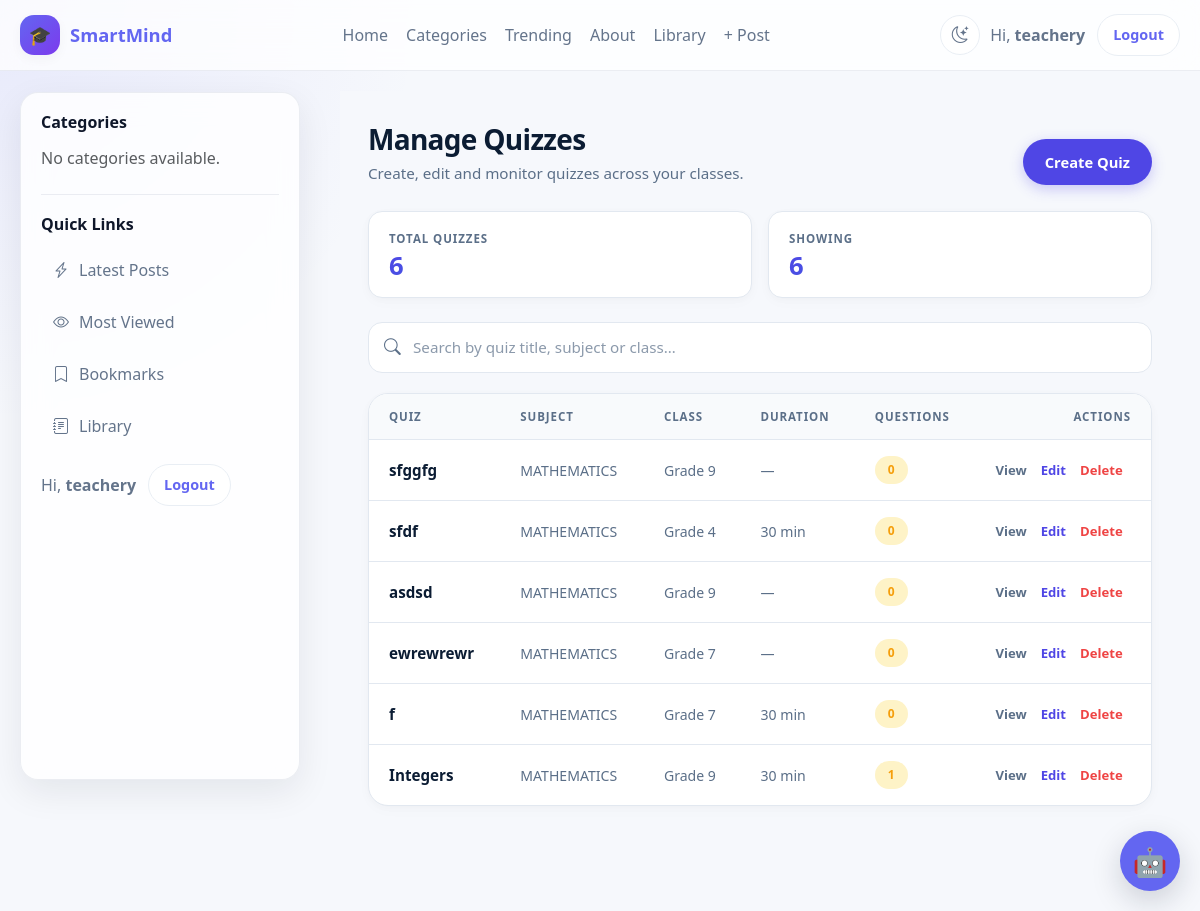
Page /assignments/dashboard/quizzes/ (signed in) on the committed database.
### accounts/models.py (models this page shows, shortened)
class User(AbstractUser):
    ROLE_CHOICES = [
        ("school_admin", "School Admin"),
        ("teacher", "Teacher"),
        ("student", "Student"),
        ("parent", "Parent"),
    ]
    role = models.CharField(
        max_length=20,
        choices=ROLE_CHOICES,
        default="student",
        db_index=True,
    )
    school = models.ForeignKey(
        "schools.School",
        on_delete=models.CASCADE,
        related_name="users",
        null=True,
        blank=True,
    )
    school_class = models.ForeignKey(
        "schools.SchoolClass",
        on_delete=models.SET_NULL,
        related_name="students",
        null=True,
        blank=True,
    )
    teacher_role = models.ForeignKey(
        "TeacherRole",
        on_delete=models.SET_NULL,
        null=True,
        blank=True,
        related_name="teachers",
    )
    admission_number = models.CharField(
        max_length=30,
        unique=True,
        blank=True,
        null=True,
        db_index=True,
    )
    employee_number = models.CharField(
        max_length=30,
        unique=True,
        blank=True,
        null=True,
        db_index=True,
    )
    tsc_number = models.CharField(
        max_length=30,
        blank=True,
        null=True,
    )
    phone_number = models.CharField(max_length=20, blank=True)
    profile_picture = models.ImageField(upload_to="profiles/", blank=True, null=True)
    date_of_birth = models.DateField(blank=True, null=True)
    is_verified = models.BooleanField(default=False)
    created_at = models.DateTimeField(default=timezone.now)
    updated_at = models.DateTimeField(auto_now=True)
    is_approved = models.BooleanField(
        default=False,
        db_index=True,
        help_text=(
            "False for teacher/parent/school_admin until a superadmin approves. "
            "Students are auto-approved in clean()."
        ),
    )
    approval_requested_at = models.DateTimeField(default=timezone.now)
    approved_by = models.ForeignKey(
        "self",
        null=True,
        blank=True,
        on_delete=models.SET_NULL,
        related_name="approved_users",
    )
    def clean(self):
        super().clean()
        if self.is_superuser:
            return
        role_changed = False
        if self.pk:
            previous = (
                type(self)
                .objects.filter(pk=self.pk)
                .values_list("role", flat=True)
                .first()
            )
            if previous is not None and previous != self.role:
                role_changed = True
        if self.role == "student":
            self.is_approved = True
            self.approved_by = None
        elif not self.pk or role_changed:
            self.is_approved = False
            self.approved_by = None
            self.approval_requested_at = timezone.now()
        if self.role == "teacher":
            if not self.employee_number:
                raise ValidationError(
                    {"employee_number": "Teachers must have an employee number."}
                )
            if not self.teacher_role:
                raise ValidationError(
                    {"teacher_role": "Teachers must have a teacher role."}
                )
        if self.role == "student" and not self.admission_number:
            raise ValidationError(
                {"admission_number": "Students must have an admission number."}
            )
        if self.role != "teacher":
            self.teacher_role = None

### assignments/models.py (models this page shows, shortened)
class Assignment(models.Model):
    ASSIGNMENT_TYPES = (
        ('essay', 'Essay / Written'),
        ('quiz', 'Multiple Choice Quiz'),
        ('mixed', 'Mixed'),
    )
    title = models.CharField(max_length=200)
    description = CKEditor5Field("Description", config_name="default")
    teacher = models.ForeignKey(
        'accounts.User',
        on_delete=models.CASCADE,
        related_name="created_assignments"
    )
    from .storage import AssignmentStorage
    attachment = models.FileField(
        storage=AssignmentStorage(),
        upload_to="",
        blank=True,
        null=True,
    )
    school_class = models.ForeignKey(
        'schools.SchoolClass',
        on_delete=models.CASCADE,
        related_name="assignments",
    )
    subject = models.ForeignKey(
        "Subject",
        on_delete=models.CASCADE,
        related_name="assignments"
    )
    assignment_type = models.CharField(
        max_length=20,
        choices=ASSIGNMENT_TYPES,
        default='essay'
    )
    due_date = models.DateTimeField()
    total_marks = models.FloatField(default=100)
    duration_minutes = models.IntegerField(null=True, blank=True)
    is_timed = models.BooleanField(default=False)
    created_at = models.DateTimeField(auto_now_add=True)
    class Meta:
        ordering = ['-created_at']
        indexes = [
            models.Index(fields=["school_class"]),
            models.Index(fields=["subject"]),
            models.Index(fields=["teacher"]),
            models.Index(fields=["due_date"]),
        ]

class Subject(models.Model):
    school = models.ForeignKey(
        School,
        on_delete=models.CASCADE,
        related_name="subjects"
    )
    name = models.CharField(max_length=100)
    code = models.CharField(max_length=20, blank=True)
    class Meta:
        unique_together = ('school', 'name')

### schools/models.py (models this page shows, shortened)
class SchoolClass(models.Model):
    LEVEL_CHOICES = [
        ("pre_primary", "Pre-Primary"),
        ("lower_primary", "Lower Primary"),
        ("upper_primary", "Upper Primary"),
        ("junior_school", "Junior School"),
        ("senior_school", "Senior School"),
    ]
    school = models.ForeignKey(
        School,
        on_delete=models.CASCADE,
        related_name="classes"
    )
    name = models.CharField(max_length=50)
    level = models.CharField(
        max_length=30,
        choices=LEVEL_CHOICES
    )
    order = models.PositiveSmallIntegerField(
        default=1,
        help_text="Used to sort classes."
    )
    is_active = models.BooleanField(default=True)
    class Meta:
        unique_together = ("school", "name")
        ordering = ["order", "name"]

### assignments/views.py (the view)
# urls.py: path("dashboard/quizzes/", views.manage_quizzes, name="manage_quizzes"),
@login_required
def manage_quizzes(request):
    if request.user.role != "teacher":
        return HttpResponseForbidden()
    quizzes = Assignment.objects.filter(
        teacher=request.user,
        assignment_type="quiz"
    ).select_related("school_class", "subject")
    return render(request, "manage_quizzes.html", {
        "quizzes": quizzes
    })

### assignments/templates/manage_quizzes.html (shortened to what this page needs)
{% extends "base.html" %}
{% load static %}
{% block content %}
<div class="mq-wrap">
    <div class="mq-header">
        <div>
            <h1>Manage Quizzes</h1>
            <p>Create, edit and monitor quizzes across your classes.</p>
        </div>
        <a href="{% url 'create_quiz' %}" class="mq-create">
            Create Quiz
        </a>
    </div>
    <div class="mq-stats">
        <div class="mq-stat">
            <div class="mq-stat-label">Total Quizzes</div>
            <div class="mq-stat-value">{{ quizzes|length }}</div>
        </div>
        <div class="mq-stat">
            <div class="mq-stat-label">Showing</div>
            <div class="mq-stat-value" id="visibleCount">{{ quizzes|length }}</div>
        </div>
    </div>
    <div class="mq-search">
        <input
            type="text"
            id="search"
            placeholder="Search by quiz title, subject or class…"
            autocomplete="off">
    </div>
    <div class="mq-card">
        {% if quizzes %}
            <table class="mq-table" id="quizTable">
                <thead>
                    <tr>
                        <th>Quiz</th>
                        <th>Subject</th>
                        <th>Class</th>
                        <th>Duration</th>
                        <th>Questions</th>
                        <th>Actions</th>
                    </tr>
                </thead>
                <tbody>
                    {% for quiz in quizzes %}
                        <tr>
                            <td data-label="Quiz">
                                <span class="mq-title">{{ quiz.title }}</span>
                            </td>
                            <td data-label="Subject">
                                <span class="mq-subtle">
                                    {{ quiz.subject.name|default:quiz.subject }}
                                </span>
                            </td>
                            <td data-label="Class">
                                <span class="mq-subtle">{{ quiz.school_class.name|default:quiz.school_class }}</span>
                            </td>
                            <td data-label="Duration">
                                <span class="mq-subtle">
                                    {% if quiz.duration_minutes %}
                                        {{ quiz.duration_minutes }} min
                                    {% else %}
                                        —
                                    {% endif %}
                                </span>
                            </td>
                            <td data-label="Questions">
                                <span class="mq-badge">
                                    {{ quiz.questions.count }}
                                </span>
                            </td>
                            <td data-label="Actions">
                                <div class="mq-actions">
                                    <a href="{% url 'preview_quiz' quiz.id %}"
                                       class="mq-link view"
                                       title="Preview as student">
                                        View
                                    </a>
                                    <a href="{% url 'edit_quiz' quiz.id %}"
                                       class="mq-link edit"
                                       title="Edit quiz and questions">
                                        Edit
                                    </a>
                                    <a href="{% url 'delete_quiz' quiz.id %}"
                                       class="mq-link delete"
                                       title="Delete quiz"
                                       onclick="return confirm('Delete this quiz?');">
                                        Delete
                                    </a>
                                </div>
                            </td>
                        </tr>
                    {% endfor %}
                </tbody>
            </table>
        {% endif %}
    </div>
</div>
{% endblock %}

### blog/templates/base.html (shortened to what this page needs)
{% load static %}
<!DOCTYPE html>
<html lang="en" data-theme="light">
<head>
    <link href="https://cdn.jsdelivr.net/npm/bootstrap@5.3.7/dist/css/bootstrap.min.css" rel="stylesheet">
    <link rel="stylesheet" href="https://cdn.jsdelivr.net/npm/bootstrap-icons@1.11.3/font/bootstrap-icons.min.css">
    <link rel="stylesheet" href="{% static 'smartmind_ai/chatbot.css' %}">
    <link rel="stylesheet" href="{% static 'django_ckeditor_5/dist/styles.css' %}">
    <link rel="stylesheet" href="{% static 'css/comments.css' %}">
</head>
<body>
<div class="site-shell">
    <header class="site-navbar">
        <div class="nav-inner">
            <a href="{% url 'dashboard' %}" class="brand">
                <span class="brand-badge">🎓</span>
                <span>SmartMind</span>
            </a>
            <nav class="nav-links" aria-label="Main navigation">
                {% if user.is_authenticated %}
                    <a href="{% url 'dashboard' %}">Home</a>
                {% else %}
                    <a href="{% url 'blog:home' %}">Home</a>
                {% endif %}
                <a href="#">Categories</a>
                <a href="#">Trending</a>
                <a href="#">About</a>
                <a href="{% url 'library:home' %}">Library</a>
                {% if user.is_authenticated %}
                    {% if user.is_superuser or user.role == "school_admin" or user.role == "teacher" %}
                        <a href="{% url 'blog:add_post' %}">+ Post</a>
                    {% endif %}
                {% endif %}
            </nav>
            <div class="nav-actions">
                <button type="button"
                        class="theme-toggle"
                        id="themeToggle"
                        aria-label="Toggle dark mode"
                        title="Toggle light / dark theme">
                    <i class="bi bi-moon-stars icon-moon"></i>
                </button>
                <div class="user-box">
                    {% if user.is_authenticated %}
                        <span>Hi, <strong>{{ user.username }}</strong></span>
                        <form action="{% url 'logout' %}" method="post" class="m-0">
                            <button type="submit" class="btn-pill">Logout</button>
                        </form>
                    {% else %}
                        <a href="{% url 'login' %}" class="btn-pill">Login</a>
                    {% endif %}
                </div>
            </div>
        </div>
    </header>
    <div class="layout">
        <aside class="sidebar d-none d-lg-block">
            <div class="sidebar-section">
                <h3>Categories</h3>
                <div class="sidebar-links">
                    {% for category in categories %}
                        <a href="{% url 'blog:category_post' category.slug %}">
                            <i class="bi bi-folder2"></i>
                            <span>{{ category.name }}</span>
                        </a>
                    {% empty %}
                        <p class="text-muted mb-0">No categories available.</p>
                    {% endfor %}
                </div>
            </div>
            <div class="sidebar-section">
                <h3>Quick Links</h3>
                <div class="sidebar-links">
                    <a href="#"><i class="bi bi-lightning-charge"></i><span>Latest Posts</span></a>
                    <a href="#"><i class="bi bi-eye"></i><span>Most Viewed</span></a>
                    <a href="#"><i class="bi bi-bookmark"></i><span>Bookmarks</span></a>
                    <a href="{% url 'library:home' %}"><i class="bi bi-journal-text"></i><span>Library</span></a>
                </div>
                <div class="user-box mt-3">
                    {% if user.is_authenticated %}
                        <span>Hi, <strong>{{ user.username }}</strong></span>
                        <form action="{% url 'logout' %}" method="post" class="m-0">
                            <button type="submit" class="btn-pill">Logout</button>
                        </form>
                    {% else %}
                        <a href="{% url 'login' %}" class="btn-pill">Login</a>
                    {% endif %}
                </div>
            </div>
        </aside>
        <main>
            <div class="content-wrap">
                {% block content %}{% endblock %}
            </div>
        </main>
    </div>
</div>
{% include "smartmind_ai/chatbot.html" %}
</body>
</html>

### rows in the picture
User: username "teachery"
Assignment: title "sfggfg", subject.name "MATHEMATICS", school_class.name "Grade 9", questions.count "0"
Assignment: title "sfdf", subject.name "MATHEMATICS", school_class.name "Grade 4", duration_minutes "30", questions.count "0"
Assignment: title "asdsd", subject.name "MATHEMATICS", school_class.name "Grade 9", questions.count "0"
Assignment: title "ewrewrewr", subject.name "MATHEMATICS", school_class.name "Grade 7", questions.count "0"
Assignment: title "f", subject.name "MATHEMATICS", school_class.name "Grade 7", duration_minutes "30", questions.count "0"
Assignment: title "Integers", subject.name "MATHEMATICS", school_class.name "Grade 9", duration_minutes "30", questions.count "1"
